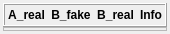
             <widget class="QWidget" name="scrollAreaWidgetContents">
              <property name="geometry">
               <rect>
                <x>0</x>
                <y>0</y>
                <width>163</width>
                <height>34</height>
               </rect>
              </property>
              <layout class="QVBoxLayout" name="verticalLayout_58">
               <property name="spacing">
                <number>0</number>
               </property>
               <property name="leftMargin">
                <number>3</number>
               </property>
               <property name="topMargin">
                <number>3</number>
               </property>
               <property name="rightMargin">
                <number>3</number>
               </property>
               <property name="bottomMargin">
                <number>3</number>
               </property>
               <item>
                <widget class="QFrame" name="test_image_labels_frame">
                 <property name="sizePolicy">
                  <sizepolicy hsizetype="Preferred" vsizetype="Maximum">
                   <horstretch>0</horstretch>
                   <verstretch>0</verstretch>
                  </sizepolicy>
                 </property>
                 <property name="frameShape">
                  <enum>QFrame::Box</enum>
                 </property>
                 <property name="frameShadow">
                  <enum>QFrame::Raised</enum>
                 </property>
                 <layout class="QHBoxLayout" name="horizontalLayout_67">
                  <property name="leftMargin">
                   <number>3</number>
                  </property>
                  <property name="topMargin">
                   <number>3</number>
                  </property>
                  <property name="rightMargin">
                   <number>3</number>
                  </property>
                  <property name="bottomMargin">
                   <number>3</number>
                  </property>
                  <item>
                   <widget class="QLabel" name="test_a_real_label">
                    <property name="font">
                     <font>
                      <bold>true</bold>
                     </font>
                    </property>
                    <property name="text">
                     <string>A_real</string>
                    </property>
                    <property name="alignment">
                     <set>Qt::AlignCenter</set>
                    </property>
                   </widget>
                  </item>
                  <item>
                   <widget class="QLabel" name="test_b_fake_label">
                    <property name="font">
                     <font>
                      <bold>true</bold>
                     </font>
                    </property>
                    <property name="text">
                     <string>B_fake</string>
                    </property>
                    <property name="alignment">
                     <set>Qt::AlignCenter</set>
                    </property>
                   </widget>
                  </item>
                  <item>
                   <widget class="QLabel" name="test_b_real_label">
                    <property name="font">
                     <font>
                      <bold>true</bold>
                     </font>
                    </property>
                    <property name="text">
                     <string>B_real</string>
                    </property>
                    <property name="alignment">
                     <set>Qt::AlignCenter</set>
                    </property>
                   </widget>
                  </item>
                  <item>
                   <widget class="QLabel" name="test_info_label">
                    <property name="sizePolicy">
                     <sizepolicy hsizetype="Preferred" vsizetype="Preferred">
                      <horstretch>0</horstretch>
                      <verstretch>0</verstretch>
                     </sizepolicy>
                    </property>
                    <property name="font">
                     <font>
                      <bold>true</bold>
                     </font>
                    </property>
                    <property name="text">
                     <string>Info</string>
                    </property>
                    <property name="alignment">
                     <set>Qt::AlignCenter</set>
                    </property>
                   </widget>
                  </item>
                 </layout>
                </widget>
               </item>
               <item>
                <widget class="QFrame" name="test_image_frame">
                 <property name="frameShape">
                  <enum>QFrame::StyledPanel</enum>
                 </property>
                 <property name="frameShadow">
                  <enum>QFrame::Raised</enum>
                 </property>
                 <layout class="QVBoxLayout" name="test_image_layout">
                  <property name="spacing">
                   <number>0</number>
                  </property>
                  <property name="leftMargin">
                   <number>0</number>
                  </property>
                  <property name="topMargin">
                   <number>0</number>
                  </property>
                  <property name="rightMargin">
                   <number>0</number>
                  </property>
                  <property name="bottomMargin">
                   <number>0</number>
                  </property>
                 </layout>
                </widget>
               </item>
              </layout>
             </widget>
